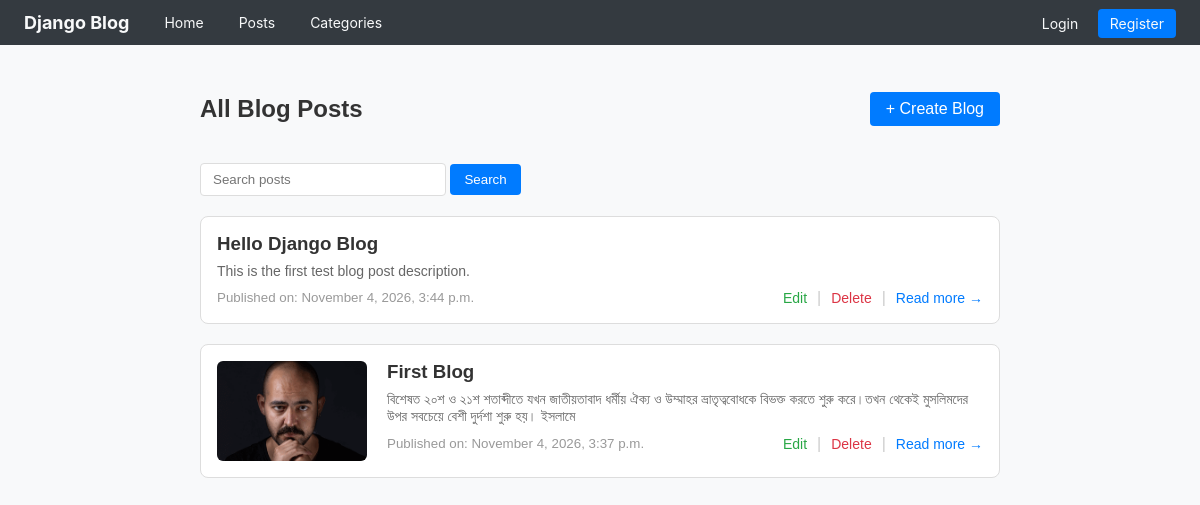
Screenshot of /blog/ with the database file from the repository.
### blog/models.py (models this page shows, shortened)
class Post(models.Model):
    category = models.ForeignKey(
        Category,
        on_delete=models.SET_NULL,
        related_name='posts',
        blank=True,
        null=True
    )
    title = models.CharField(max_length=200, unique=True)
    description = models.TextField(blank=True, null=True)
    thumb = models.ImageField(upload_to='thumbnails/', blank=True, null=True)
    created_at = models.DateTimeField(auto_now_add=True)

### blog/views/post_views.py (the view)
# urls.py: path('', post_views.list, name="list"),
def list(request):
    search = request.GET.get('search', '')
    if search:
        post_list = Post.objects.filter(
            Q(title__icontains=search) | Q(description__icontains=search)
        ).order_by('-created_at')
    else:
        post_list = Post.objects.all().order_by('-created_at')
    paginator = Paginator(post_list, 2)  # 5 posts per page
    page_number = request.GET.get('page')
    posts = paginator.get_page(page_number)
    return render(request, 'blog/list.html', {'posts': posts})

### blog/templates/blog/list.html (shortened to what this page needs)
{% extends 'base.html' %}
{% block content %}
<div style="max-width: 800px; margin: 30px auto; font-family: sans-serif;">
    <div style="display: flex; justify-content: space-between; align-items: center; margin-bottom: 20px;">
        <h2>All Blog Posts</h2>
        <a href="{% url 'blog_create' %}" style="padding: 8px 16px; background-color: #007bff; color: white; text-decoration: none; border-radius: 4px;">+ Create Blog</a>
    </div>
    <div style="margin-bottom: 20px;">
        <form action="" method="get">
            <input type="text" name="search" placeholder="Search posts" value="{{ request.GET.search }}" style="padding: 8px 12px; border: 1px solid #ddd; border-radius: 4px; width: 220px;">
            <button type="submit" style="padding: 8px 14px; background-color: #007bff; color: white; border: none; border-radius: 4px; cursor: pointer;">Search</button>
        </form>
    </div>
    {% if posts %}
        <div style="display: flex; flex-direction: column; gap: 20px;">
            {% for post in posts %}
                <div style="border: 1px solid #ddd; border-radius: 8px; padding: 16px; display: flex; gap: 20px; align-items: flex-start; background: #fff;">
                    {% if post.thumb %}
                        <img src="{{ post.thumb.url }}" alt="{{ post.title }}" style="width: 150px; height: 100px; object-fit: cover; border-radius: 6px;">
                    {% endif %}
                    <div style="flex: 1;">
                        <div style="display: flex; justify-content: space-between; align-items: center; margin-bottom: 8px;">
                            <h3 style="margin: 0;">
                                <a href="{% url 'blog_details' post.id %}" style="color: #333; text-decoration: none;">
                                    {{ post.title }}
                                </a>
                            </h3>
                        </div>
                        <p style="color: #666; font-size: 14px; margin: 0 0 10px 0;">
                            {{ post.description|truncatewords:25 }}
                        </p>
                        <div style="display: flex; justify-content: space-between; align-items: center;">
                            <small style="color: #999;">Published on: {{ post.created_at|date:"F j, Y, g:i a" }}</small>
                            <div style="display: flex; gap: 10px; align-items: center;">
                                <a href="{% url 'blog_edit' post.id %}" style="color: #28a745; text-decoration: none; font-size: 14px;">Edit</a>
                                <span style="color: #ccc;">|</span>
                                <form action="{% url 'blog_delete' post.id %}" method="POST" style="display: inline; margin: 0;" onsubmit="return confirm('Are you sure you want to delete this post?');">
                                    <button type="submit" style="background: none; border: none; color: #dc3545; cursor: pointer; padding: 0; font-size: 14px;">Delete</button>
                                </form>
                                <span style="color: #ccc;">|</span>
                                <a href="{% url 'blog_details' post.id %}" style="color: #007bff; text-decoration: none; font-size: 14px;">Read more &rarr;</a>
                            </div>
                        </div>
                    </div>
                </div>
            {% endfor %}
        </div>
    {% else %}
        <div style="text-align: center; padding: 40px; border: 1px dashed #ccc; border-radius: 8px; color: #777;">
            <p>No blog posts yet.</p>
            <a href="{% url 'blog_create' %}" style="color: #007bff;">Create the first post</a>
        </div>
    {% endif %}
</div>
{% endblock %}

### templates/base.html (style rules this page uses)
body { margin: 0; font-family: -apple-system, BlinkMacSystemFont, "Segoe UI", Roboto, Helvetica, Arial, sans-serif; background-color: #f8f9fa; color: #333; }

### rows the page displays
Post: title "Hello Django Blog", description "This is the first test blog post description.", created_at "November 4, 2026, 3:44 p.m."
Post: thumb (picture), title "First Blog", description "বিশেষত ২০শ ও ২১শ শতাব্দীতে যখন জাতীয়তাবাদ ধর্মীয় ঐক্য ও উম্মাহর ভ্রাতৃত্ববোধকে বিভক্ত করতে শুরু করে।তখন থেকেই মুসলিমদের উপর সবচেয়ে বেশী দুর্দশা শুরু হয়। ইসলামে", created_at "November 4, 2026, 3:37 p.m."
